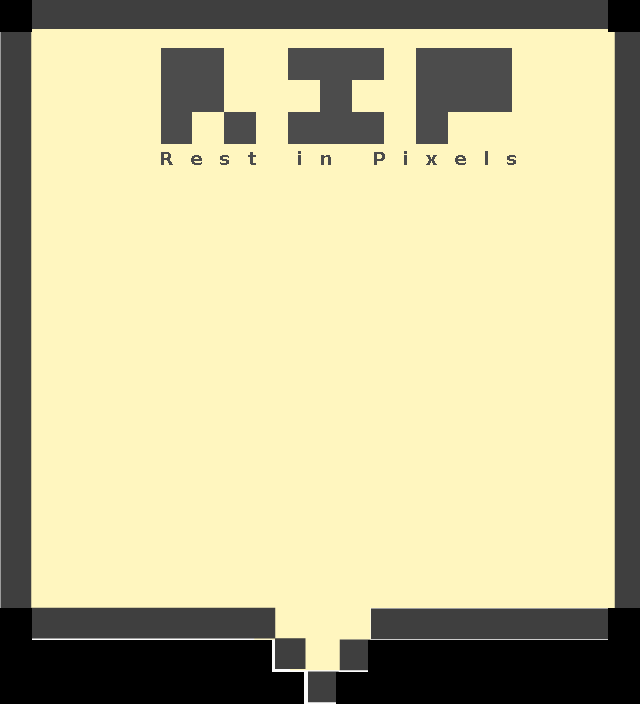

Tiled map render using the project's own tile images. Description and the map definition, with tile-layer contents summarised, below:
An orthogonal 40x44 tile map with 16x16 px tiles, 2 tile layers (bubble, text), 2 tilesets.

<map version="1.5" tiledversion="1.5.0" orientation="orthogonal" renderorder="right-down" width="40" height="44" tilewidth="16" tileheight="16" infinite="0" nextlayerid="3" nextobjectid="1">
 <tileset firstgid="1" name="73415-OF1FB7-599" tilewidth="16" tileheight="16" tilecount="43472" columns="208">
  <grid orientation="orthogonal" width="32" height="32" />
  <image source="pixelated-speech-bubble-set/73415-OF1FB7-599.png" trans="000000" width="3334" height="3346" />
 </tileset>
 <tileset firstgid="43473" name="open_tileset" tilewidth="16" tileheight="16" tilecount="6840" columns="90">
  <image source="../openpixels-master_0/openpixels-master/open_tileset.png" trans="000000" width="1440" height="1216" />
 </tileset>
 <layer id="1" name="bubble" width="40" height="44">
  <data>[1760 cells, 1600 non-empty, 1600 distinct tile ids]</data>
 </layer>
 <layer id="2" name="text" width="40" height="44" offsetx="32" offsety="0">
  <data>[1760 cells, 216 non-empty, 216 distinct tile ids]</data>
 </layer>
</map>
